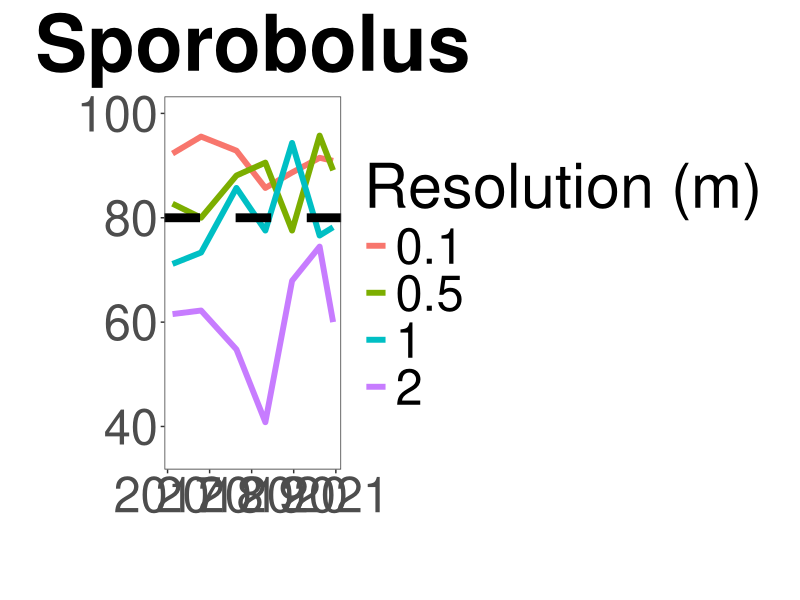
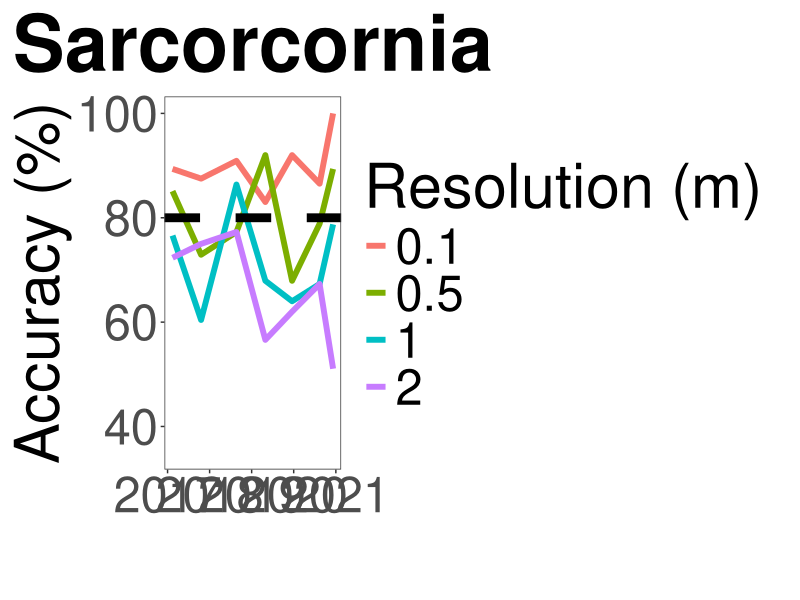
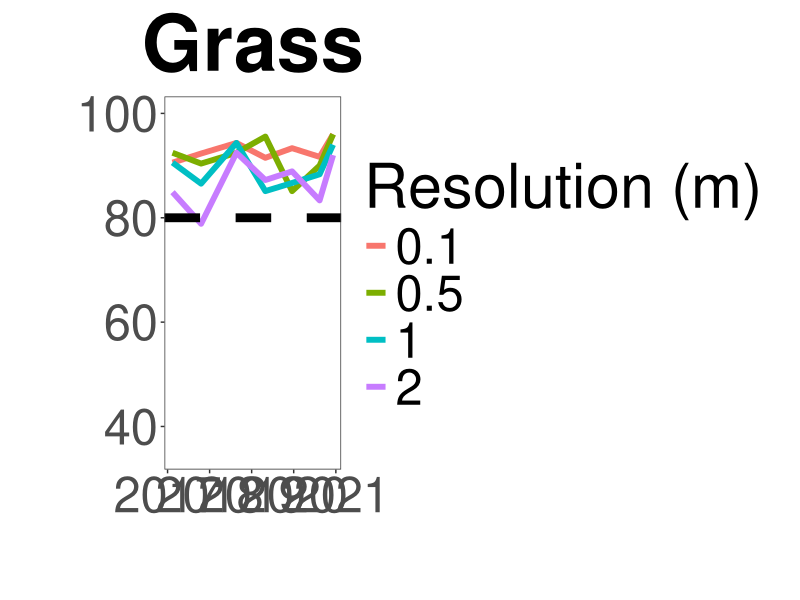
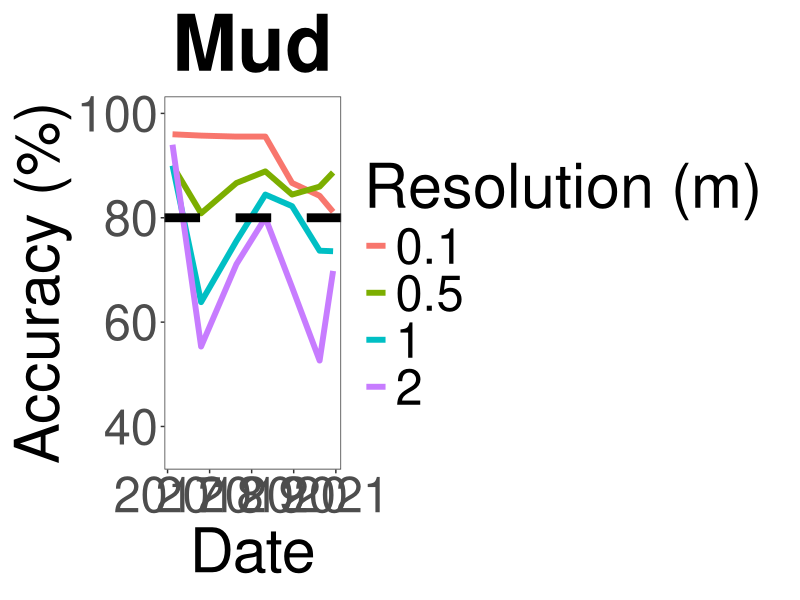
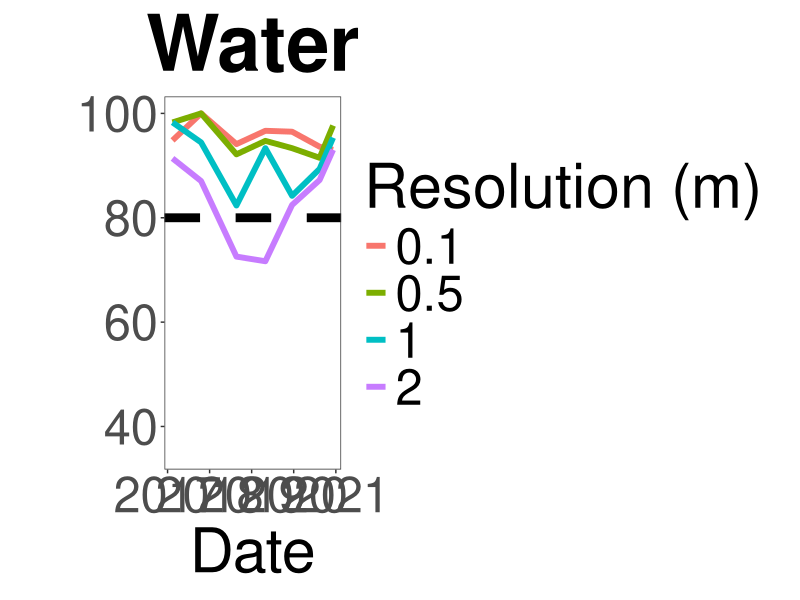
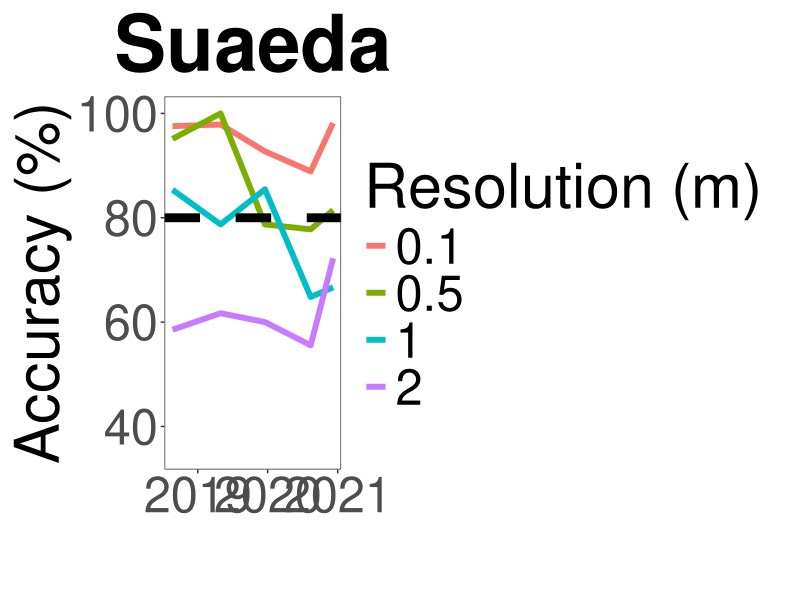
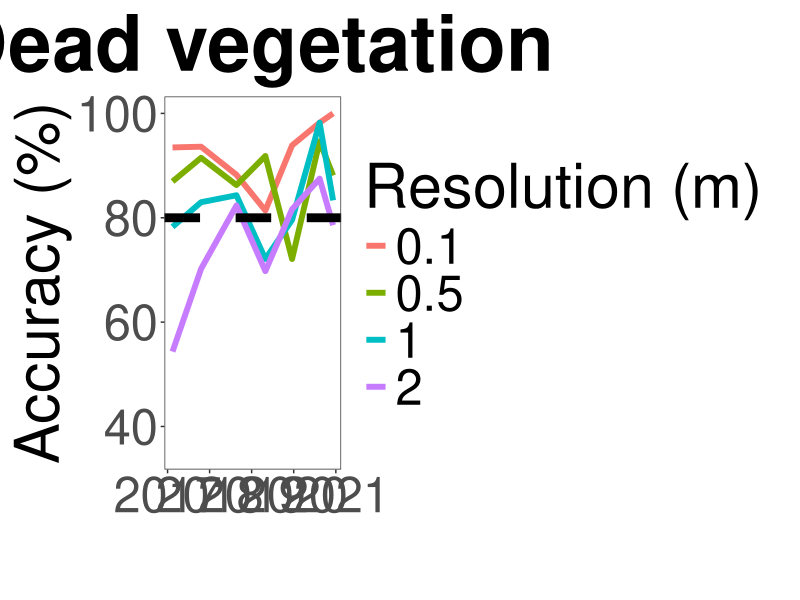
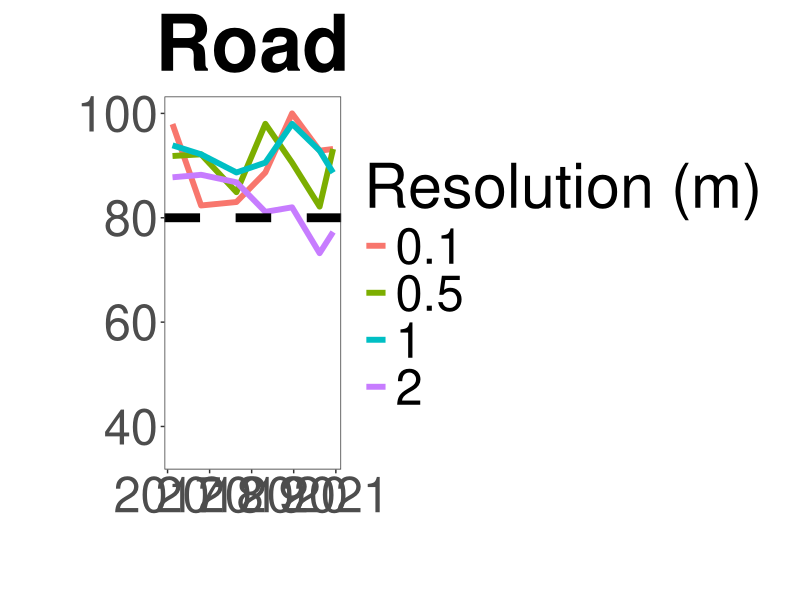

Here is the R script that generated these plots, in order:
## ---- chunk 1
knitr::opts_chunk$set(echo = TRUE)
knitr::opts_knit$set(root.dir = 'C:/Users/danal/OneDrive - UNSW/Desktop/WRL/R')
## ---- chunk 2
library(tidyverse)
library(ggpubr)
library(readxl)
## ---- chunk 3
producers <- read_excel("raw/training_validation_2_alldata.xlsx", sheet = "accuracy") %>% 
  mutate(Scale = as.factor(Scale)) %>% 
  select(-"Users") %>% 
  rename("accuracy" = "Producers")

users <- read_excel("raw/training_validation_2_alldata.xlsx", sheet = "accuracy") %>% 
  mutate(Scale = as.factor(Scale)) %>% 
  select(-"Producers") %>% 
  rename("accuracy" = "Users")
## ---- chunk 4
prod_wide <- producers %>% dplyr::select(Dataset, Scale, Class, accuracy) %>%
  pivot_wider(names_from = Class, values_from = accuracy)

#write_csv(prod_wide,"export/csv/producers_wide.csv")

user_wide <- users %>% dplyr::select(Dataset, Scale, Class, accuracy) %>% 
  pivot_wider(names_from = Class, values_from = accuracy)

#write_csv(user_wide,"export/csv/users_wide.csv")
## ---- chunk 5
acc.time.line <- function(dataset, classs, classname){
  dataset %>% subset(Class == classs)  %>% ggplot(aes(x = Date, y = accuracy*100, color = Scale)) +
  geom_line(size = 2) + 
  labs(title = classname, x = "Date", y = "Accuracy (%)", color = "Resolution (m)") +
  theme_bw() +
  theme(plot.title = element_text(face = "bold", hjust = 0.5, size = 56),
        text = element_text(size = 44),
        panel.grid.major = element_blank(),
        panel.grid.minor = element_blank(),
        plot.margin = margin(10,22,10,10)) +
    geom_hline(yintercept = 80, linetype = "dashed", size = 3) +
    ylim(35, 100)
}

## ---- chunk 6
spor <- acc.time.line(producers, "spor", "Sporobolus") +
  labs(title = "Sporobolus", x = "", y = "")
spor

sarc <- acc.time.line(producers, "sarc", "Sarcorcornia") +
  labs(title = "Sarcorcornia", x = "", y = "Accuracy (%)") 
sarc

grass <- acc.time.line(producers, "grass", "Grass") +
  labs(title = "Grass", x = "", y = "")
grass

mud <- acc.time.line(producers, "mud", "Mud")
mud

water <- acc.time.line(producers, "water", "Water")  +
  labs(title = "Water", x = "Date", y = "")
water

sueda <- acc.time.line(producers, "sueda", "Suaeda")  +
  labs(title = "Suaeda", x = "", y = "Accuracy (%)") +
  scale_x_datetime(date_labels = "%Y", date_breaks = "1 year")
sueda

dead <- acc.time.line(producers, "white_vege", "Dead vegetation")  +
  labs(title = "Dead vegetation", x = "", y = "Accuracy (%)") 
dead

road <- acc.time.line(producers, "road", "Road") +
  labs(title = "Road", x = "", y = "")
road 


# only one data point for each of these
acc.time.line(producers, "sarc_clump", "Sarcorcornia clumps")
acc.time.line(producers, "algae", "Algae") 


# combine
ggarrange(sarc, spor, sueda, grass, dead, road, mud, water, ncol = 2, nrow = 4, common.legend = TRUE, legend = "bottom") 
# export at 2100 x 2800

## ---- chunk 7
spor <- acc.time.line(users, "spor", "Sporobolus") +
  labs(title = "Sporobolus", x = "", y = "")
spor

sarc <- acc.time.line(users, "sarc", "Sarcorcornia") +
  labs(title = "Sarcorcornia", x = "", y = "Accuracy (%)") 
sarc

grass <- acc.time.line(users, "grass", "Grass") +
  labs(title = "Grass", x = "", y = "")
grass

mud <- acc.time.line(users, "mud", "Mud")
mud

water <- acc.time.line(users, "water", "Water")  +
  labs(title = "Water", x = "Date", y = "")
water

sueda <- acc.time.line(users, "sueda", "Suaeda")  +
  labs(title = "Suaeda", x = "", y = "Accuracy (%)") +
  scale_x_datetime(date_labels = "%Y", date_breaks = "1 year")
sueda

dead <- acc.time.line(users, "white_vege", "Dead vegetation")  +
  labs(title = "Dead vegetation", x = "", y = "Accuracy (%)") 
dead

road <- acc.time.line(users, "road", "Road") +
  labs(title = "Road", x = "", y = "")
road 


# only one data point for each of these
acc.time.line(users, "sarc_clump", "Sarcorcornia clumps")
acc.time.line(users, "algae", "Algae") 



# combine
ggarrange(sarc, spor, sueda, grass, dead, road, mud, water, ncol = 2, nrow = 4, common.legend = TRUE, legend = "bottom") 
# export at 2100 x 2800
